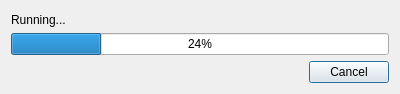
<?xml version="1.0" encoding="UTF-8"?>
<ui version="4.0">
 <class>Dialog</class>
 <widget class="QDialog" name="Dialog">
  <property name="geometry">
   <rect>
    <x>0</x>
    <y>0</y>
    <width>400</width>
    <height>94</height>
   </rect>
  </property>
  <property name="windowTitle">
   <string>Dialog</string>
  </property>
  <layout class="QVBoxLayout" name="verticalLayout">
   <item>
    <widget class="QLabel" name="label">
     <property name="sizePolicy">
      <sizepolicy hsizetype="Preferred" vsizetype="Minimum">
       <horstretch>0</horstretch>
       <verstretch>0</verstretch>
      </sizepolicy>
     </property>
     <property name="text">
      <string>Running...</string>
     </property>
     <property name="alignment">
      <set>Qt::AlignmentFlag::AlignBottom|Qt::AlignmentFlag::AlignLeading|Qt::AlignmentFlag::AlignLeft</set>
     </property>
    </widget>
   </item>
   <item>
    <widget class="QProgressBar" name="progressBar">
     <property name="value">
      <number>24</number>
     </property>
     <property name="orientation">
      <enum>Qt::Orientation::Horizontal</enum>
     </property>
     <property name="invertedAppearance">
      <bool>false</bool>
     </property>
     <property name="textDirection">
      <enum>QProgressBar::Direction::TopToBottom</enum>
     </property>
    </widget>
   </item>
   <item>
    <widget class="QDialogButtonBox" name="buttonBox">
     <property name="orientation">
      <enum>Qt::Orientation::Horizontal</enum>
     </property>
     <property name="standardButtons">
      <set>QDialogButtonBox::StandardButton::Cancel</set>
     </property>
    </widget>
   </item>
  </layout>
 </widget>
 <resources/>
 <connections>
  <connection>
   <sender>buttonBox</sender>
   <signal>accepted()</signal>
   <receiver>Dialog</receiver>
   <slot>accept()</slot>
   <hints>
    <hint type="sourcelabel">
     <x>248</x>
     <y>254</y>
    </hint>
    <hint type="destinationlabel">
     <x>157</x>
     <y>274</y>
    </hint>
   </hints>
  </connection>
  <connection>
   <sender>buttonBox</sender>
   <signal>rejected()</signal>
   <receiver>Dialog</receiver>
   <slot>reject()</slot>
   <hints>
    <hint type="sourcelabel">
     <x>316</x>
     <y>260</y>
    </hint>
    <hint type="destinationlabel">
     <x>286</x>
     <y>274</y>
    </hint>
   </hints>
  </connection>
 </connections>
</ui>
